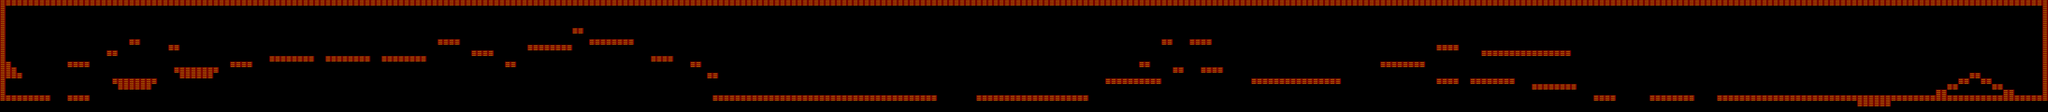

This is a level from a 2D game, rendered from its Tiled map with the project's own tilesets. A one-line summary and the map file follow, with tile-layer data summarised:
An orthogonal 365x20 tile map with 64x64 px tiles, 1 tile layer (propertiesLayer) and 283 objects (30x plat1.png, 18x plat3.png, 14x plat2.png, end, spawn).

<map version="1.0" orientation="orthogonal" renderorder="right-down" width="365" height="20" tilewidth="64" tileheight="64" nextobjectid="675">
 <properties>
  <property name="Gravity" value="-500" />
  <property name="GroundFriction" value="120" />
  <property name="Image" value="mars.png" />
  <property name="Name" value="MARTE" />
 </properties>
 <tileset firstgid="1" name="properties" tilewidth="64" tileheight="64" tilecount="10" columns="5">
  <image source="propertiesTiles.png" width="320" height="128" />
  <tile id="0">
   <properties>
    <property name="solid" value="true" />
   </properties>
  </tile>
 </tileset>
 <layer name="propertiesLayer" width="365" height="20">
  <data>[7300 cells, 757 non-empty, 1 distinct tile ids]</data>
 </layer>
 <objectgroup name="objects">
  <object id="221" name="end" x="23136" y="1008">
   <ellipse />
  </object>
  <object id="591" name="spawn" x="160" y="980" />
 </objectgroup>
 <objectgroup name="platforms">
  <object id="253" name="plat1.png" x="64" y="1088" width="512" height="144" />
  <object id="254" name="plat2.png" x="768" y="704" width="256" height="80" />
  <object id="258" name="plat1.png" x="1277" y="894" width="512" height="144" />
  <object id="259" name="plat1.png" x="1986" y="767" width="512" height="144" />
  <object id="261" name="plat2.png" x="768" y="1089" width="256" height="80" />
  <object id="262" name="plat2.png" x="2624" y="706" width="256" height="80" />
  <object id="263" name="plat3.png" x="1215" y="544" width="129" height="68" />
  <object id="275" name="plat3.png" x="1470.5" y="418" width="129" height="68" />
  <object id="277" name="plat3.png" x="1916" y="480" width="129" height="68" />
  <object id="278" name="plat1.png" x="3071" y="640" width="512" height="144" />
  <object id="283" name="plat1.png" x="3712" y="639" width="512" height="144" />
  <object id="285" name="plat1.png" x="4351" y="639" width="512" height="144" />
  <object id="287" name="plat2.png" x="4992" y="448" width="256" height="80" />
  <object id="288" name="plat2.png" x="5375" y="574" width="256" height="80" />
  <object id="289" name="plat3.png" x="5758.5" y="674" width="129" height="68" />
  <object id="290" name="plat1.png" x="6016" y="512" width="512" height="144" />
  <object id="292" name="plat3.png" x="6528" y="288" width="129" height="68" />
  <object id="293" name="plat1.png" x="6718" y="449" width="512" height="144" />
  <object id="295" name="plat2.png" x="7424" y="640" width="256" height="80" />
  <object id="296" name="plat3.png" x="7872" y="672" width="129" height="68" />
  <object id="297" name="plat1.png" x="8124" y="1087" width="512" height="144" />
  <object id="298" name="plat1.png" x="8639" y="1088" width="512" height="144" />
  <object id="299" name="plat1.png" x="9152" y="1088" width="512" height="144" />
  <object id="300" name="plat1.png" x="9665" y="1087" width="512" height="144" />
  <object id="301" name="plat1.png" x="10178" y="1087" width="512" height="144" />
  <object id="302" name="plat1.png" x="11137" y="1087" width="512" height="144" />
  <object id="303" name="plat1.png" x="11650" y="1086" width="512" height="144" />
  <object id="305" name="plat2.png" x="12164" y="1086" width="256" height="80" />
  <object id="306" name="plat1.png" x="12607" y="895" width="512" height="144" />
  <object id="307" name="plat3.png" x="13120.5" y="867" width="129" height="68" />
  <object id="308" name="plat3.png" x="13376" y="736" width="129" height="68" />
  <object id="309" name="plat3.png" x="13248" y="416" width="129" height="68" />
  <object id="310" name="plat2.png" x="13568" y="448" width="256" height="80" />
  <object id="311" name="plat1.png" x="14271" y="895" width="512" height="144" />
  <object id="312" name="plat1.png" x="14783" y="895" width="512" height="144" />
  <object id="313" name="plat1.png" x="15744" y="703" width="512" height="144" />
  <object id="314" name="plat1.png" x="16768" y="896" width="512" height="144" />
  <object id="315" name="plat1.png" x="17412" y="574" width="512" height="144" />
  <object id="316" name="plat1.png" x="18816" y="1085" width="512" height="144" />
  <object id="317" name="plat1.png" x="19586" y="1087" width="512" height="144" />
  <object id="318" name="plat1.png" x="20097" y="1087" width="512" height="144" />
  <object id="319" name="plat1.png" x="20610" y="1087" width="512" height="144" />
  <object id="320" name="plat1.png" x="21122" y="1086" width="512" height="144" />
  <object id="321" name="plat1.png" x="21636" y="1085" width="512" height="144" />
  <object id="322" name="plat2.png" x="16384" y="512" width="256" height="80" />
  <object id="323" name="plat2.png" x="18175" y="1087" width="256" height="80" />
  <object id="324" name="plat3.png" x="12992" y="672" width="129" height="68" />
  <object id="326" name="plat2.png" x="22146" y="1083" width="256" height="80" />
  <object id="327" name="plat2.png" x="22592" y="1087" width="256" height="80" />
  <object id="328" name="plat1.png" x="22849" y="1086" width="512" height="144" />
  <object id="329" name="plat3.png" x="22464.5" y="802" width="129" height="68" />
  <object id="330" name="plat3.png" x="22592.5" y="860" width="129" height="68" />
  <object id="331" name="plat3.png" x="22721.5" y="930" width="129" height="68" />
  <object id="332" name="plat3.png" x="22848.5" y="990" width="129" height="68" />
  <object id="333" name="plat3.png" x="22337.5" y="866" width="129" height="68" />
  <object id="334" name="plat3.png" x="22209.5" y="929" width="129" height="68" />
  <object id="335" name="plat3.png" x="22079.5" y="991" width="129" height="68" />
  <object id="575" name="plat3.png" x="8064" y="800" width="129" height="68" />
  <object id="650" name="plat2.png" x="13696" y="768" width="256" height="80" />
  <object id="652" name="plat1.png" x="17472" y="960" width="512" height="144" />
  <object id="653" name="plat1.png" x="16896" y="576" width="512" height="144" />
  <object id="654" name="plat2.png" x="16384" y="896" width="256" height="80" />
 </objectgroup>
 <objectgroup name="numberDisplays">
  <object id="554" x="960" y="1024">
   <ellipse />
  </object>
  <object id="558" x="6976" y="384">
   <ellipse />
  </object>
  <object id="559" x="9152" y="1024">
   <ellipse />
  </object>
  <object id="560" x="11360" y="1024">
   <ellipse />
  </object>
  <object id="561" x="4672" y="576">
   <ellipse />
  </object>
  <object id="563" x="13184" y="832">
   <ellipse />
  </object>
  <object id="564" x="18304" y="1024">
   <ellipse />
  </object>
  <object id="597" x="22528" y="769.5">
   <ellipse />
  </object>
  <object id="632" x="13760" y="384">
   <ellipse />
  </object>
  <object id="651" x="17152" y="512">
   <ellipse />
  </object>
 </objectgroup>
 <objectgroup name="numberTests" />
 <objectgroup name="coins">
  <object id="360" x="512" y="1024">
   <ellipse />
  </object>
  <object id="365" x="865" y="1023">
   <ellipse />
  </object>
  <object id="366" x="1153" y="896">
   <ellipse />
  </object>
  <object id="368" x="1280" y="769">
   <ellipse />
  </object>
  <object id="370" x="257" y="1025">
   <ellipse />
  </object>
  <object id="372" x="672" y="896">
   <ellipse />
  </object>
  <object id="373" x="1024" y="1024">
   <ellipse />
  </object>
  <object id="375" x="1153" y="704">
   <ellipse />
  </object>
  <object id="376" x="895" y="576">
   <ellipse />
  </object>
  <object id="377" x="1280" y="448">
   <ellipse />
  </object>
  <object id="378" x="1408" y="320">
   <ellipse />
  </object>
  <object id="379" x="1536" y="384">
   <ellipse />
  </object>
  <object id="380" x="1664" y="320">
   <ellipse />
  </object>
  <object id="382" x="1788" y="294">
   <ellipse />
  </object>
  <object id="384" x="1920" y="320">
   <ellipse />
  </object>
  <object id="385" x="1983" y="381">
   <ellipse />
  </object>
  </objectgroup>
</map>
<!-- 193 of 283 objects omitted -->
